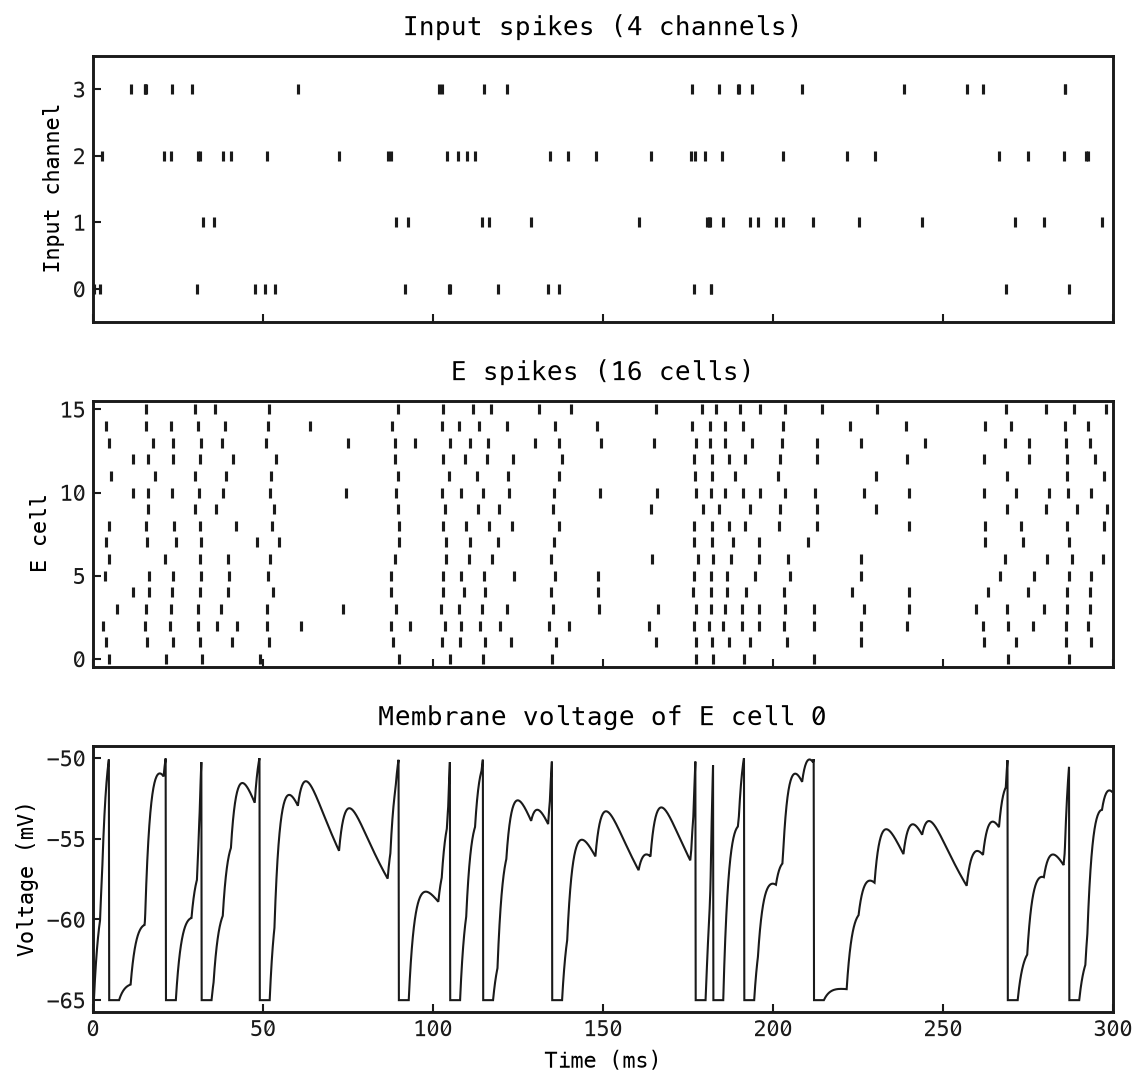

Source code (Python):
"""Simulate a single excitatory layer and save one figure beside this script."""

from pathlib import Path

import matplotlib

matplotlib.use("Agg")
import matplotlib.pyplot as plt
import numpy as np

from snnlab import lang, viz
from snnlab.sim import (
    PoissonInputBinding,
    simulate,
)

OUTPUT_DIR = Path(__file__).resolve().parent
DT_MS = 0.1
DURATION_MS = 300
INPUT_RATE_HZ = 80
SEED = 17


def main():
    # 1. Create the network.
    net = lang.Network("quickstart", dt=DT_MS * lang.ms)
    # 2. Define the input and its stimulus binding.
    inputs = net.input(
        "inputs", shape=("time", "batch", 4), signal_type="spikes", unit="spike"
    )
    poisson_input = PoissonInputBinding(
        input_id="inputs",
        steps_count=round(DURATION_MS / DT_MS),
        rates_hz=(INPUT_RATE_HZ,),
        seed=SEED,
    )
    # 3. Define the excitatory layer and its input projection.
    cells = net.population("E", size=16, neuron=lang.COBA_LIF(tau_mem=20 * lang.ms))
    # Connect all 4 input channels to all 16 E cells using 64 weights.
    net.connect(
        inputs,
        cells.excitatory,
        name="input_to_E",
        synapse=lang.AMPA(tau=2 * lang.ms),
        weight=lang.Uniform(0.1, 0.5),
        constraint=lang.NonNegative(),
    )
    # 4. Choose outputs and exposed diagnostics.
    # The official network output: spikes.
    net.output("spikes", cells.spikes)
    # Expose input spikes and membrane voltage for diagnostics.
    net.expose(inputs, name="input_spikes")
    net.expose(cells.voltage, name="e_voltage")
    # 5. Compile the network into a bundle.
    bundle = lang.compile(net, target="tools/snnsim")
    diagram = lang.diagram(bundle, view="expanded")
    viz.render_diagram(
        diagram,
        OUTPUT_DIR / "network.png",
        scale=2,
        height_to_width_ratio=None,
        canvas_size=(1920, 900),
    )

    # 6. Simulate with explicit execution settings.
    result = simulate(
        graph=bundle.graph,
        input_bindings=(poisson_input,),
        seed=SEED,
        device="cpu",
    )
    # 7. Retrieve named results and select the first (only) batch item.
    data = result.numpy(batch=0)
    input_spikes = data.diagnostics["input_spikes"]
    spikes = data.outputs["spikes"]
    voltages = data.diagnostics["e_voltage"]
    time_ms = data.time_ms
    assert time_ms is not None

    # Plot the results with snnlab.viz and Matplotlib.
    grid = viz.FigureGrid(
        rows=3, columns=1, bounds=(0.12, 0.09, 0.85, 0.85), row_gap=0.07
    )
    grid.place("inputs", row=0, column=0)
    grid.place("spikes", row=1, column=0)
    grid.place("voltage", row=2, column=0)
    figure = grid.figure(figsize=(8, 7.5), dpi=150)
    input_axis = grid.add_axes(figure, "inputs")
    spike_axis = grid.add_axes(figure, "spikes", sharex=input_axis)
    voltage_axis = grid.add_axes(figure, "voltage", sharex=input_axis)

    for axis, values, title, label in (
        (input_axis, input_spikes, "Input spikes (4 channels)", "Input channel"),
        (spike_axis, spikes, "E spikes (16 cells)", "E cell"),
    ):
        steps, cell_ids = np.nonzero(values)
        axis.scatter(time_ms[steps], cell_ids, marker="|", s=24, color="#1a1a1a")
        axis.set_ylim(-0.5, values.shape[1] - 0.5)
        axis.set_yticks(
            np.linspace(0, values.shape[1] - 1, min(values.shape[1], 4), dtype=int)
        )
        axis.set_ylabel(label)
        axis.set_title(title, pad=10)
        axis.tick_params(labelbottom=False)

    voltage_axis.plot(time_ms, voltages[:, 0], color="#1a1a1a", linewidth=1)
    voltage_axis.set_ylabel("Voltage (mV)")
    voltage_axis.set_title("Membrane voltage of E cell 0", pad=10)
    voltage_axis.set_xlabel("Time (ms)")
    voltage_axis.set_xlim(0, DURATION_MS)
    path = OUTPUT_DIR / "quickstart.png"
    figure.savefig(path, bbox_inches="tight")
    plt.close(figure)
    print(f"Saved {path}")

    counts = spikes.sum(axis=0)
    print(f"Total spikes: {int(counts.sum())}")
    print(f"Spikes per cell: {counts.astype(int).tolist()}")


if __name__ == "__main__":
    main()
